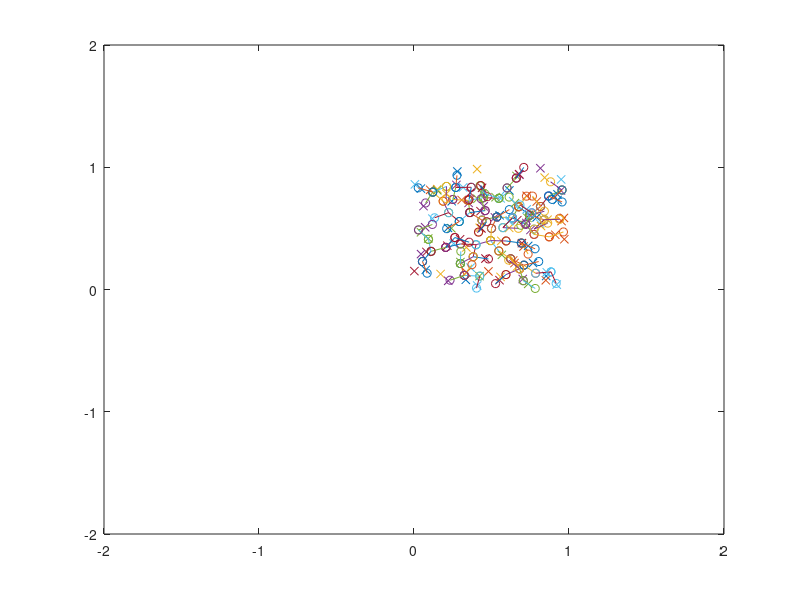

MATLAB code to generate this figure:



k = [0.5, 0.5]; %Start point
lineSize = 0.1; %The length of the line connecting nodes
pointHistory(1,:) = k; %column vector that records all node points
  
 for i =1:99
   q_rx = rand(1); % generating a random node
   q_ry = rand(1);
   
   q = [q_rx, q_ry]; % placing the (x,y) coordinates of the random node in a vector
   
   plot(q_rx,q_ry, "-x"); %plotting the random point ONLY FOR DEBUGGING PURPOSES
   hold on
   
   xlim([-2 2]) %setting the limits of the grid
   ylim([-2 2])
   
   
   if (i == 1) %takes care of first iteration
     
      v = q - k; %gets a vector pointing in the direction from start point K to random node q
  
 
      v_unit = v./norm(v) %creating a unit vector that points in the direction of v
  
      t = v_unit.*lineSize; %scaling the vector with the necessary length "linesize"
      newPoint = k + t; % creates a vector pointing from k to q with length "linesize"
    
   
  
      x = [k(1) newPoint(1)]; %storing the x coordinates of k and newpoint
      y = [k(2) newPoint(2)]; %storing the y coordinates of k and newpoint
      
      scatter(x,y); %plots the points of "x" and "y" as circles on the grid
      hold on %necessary for overlaying the points
      line(x,y) %creates a line connecting k and newpoint using the "x" and "y" vectors
  
  
  %   k = newPoint; might not be needed
      pointHistory(i+1,:) = newPoint; %inserts the new node coordinates into pointHistory
   end
   
   if (i > 1) %takes care of all other 
     
    direction = q - pointHistory; %gets the directional vectors of all node points in "pointHistory" with respect to a new random node q
    
      for m = 1: length(direction) %for loop that calculates the magnitude of each directional vector in "direction" and stores it.
        distance(m,:) = norm(direction(m,:));
      end
      
    [a,b] = min(distance); %after for loop is complete, "a" stores the minimal value in the "distance" vector. "b" stores the index of the minimum value as it appears in the "distance" vector
    %since, "b" is the index of the minimum value and "pointHistory" shares the same indices as "distance", we have now located the nearest node.
   
    v = q - pointHistory(b,:); %gets a vector pointing in the direction from the nearest node to the new random q node
    v_unit = v./norm(v) %creating a unit vector that points in the direction of v
  
    t = v_unit.*lineSize; %scaling the vector with the necessary length "linesize"
    newPoint = pointHistory(b,:) + t; % creates a vector pointing from nearest node to q with length "linesize"
    
   
  
    x = [pointHistory(b,1) newPoint(1)]; %storing the x coordinates of nearest node and newpoint
    y = [pointHistory(b,2) newPoint(2)]; %storing the y coordinates of nearest node and newpoint
    
   scatter(x,y);  %plots the points of "x" and "y" as circles on the grid
   hold on %necessary for overlaying the points
   line(x,y) %creates a line connecting k and newpoint using the "x" and "y" vectors
  
  
 % k = newPoint;
   pointHistory(i+1,:) = newPoint; %inserts the new node coordinates into pointHistory
   end
  
  
  

  
  


 end
  
  

